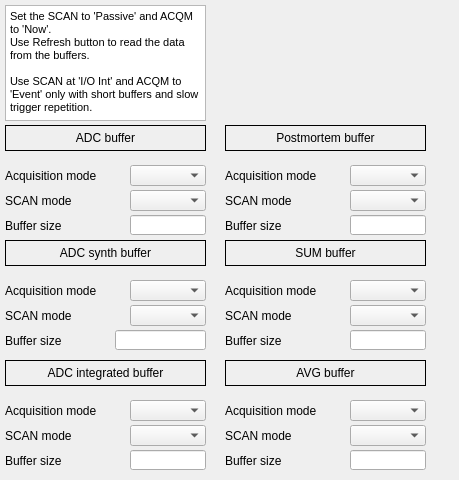
<?xml version="1.0" encoding="UTF-8"?>
<ui version="4.0">
 <class>MainWindow</class>
 <widget class="QMainWindow" name="MainWindow">
  <property name="geometry">
   <rect>
    <x>0</x>
    <y>0</y>
    <width>459</width>
    <height>480</height>
   </rect>
  </property>
  <property name="windowTitle">
   <string>MainWindow</string>
  </property>
  <property name="Title" stdset="0">
   <string>$(DEVICE): Acq.settings</string>
  </property>
  <widget class="QWidget" name="centralwidget">
   <widget class="caLabel" name="label_26">
    <property name="geometry">
     <rect>
      <x>5</x>
      <y>125</y>
      <width>201</width>
      <height>26</height>
     </rect>
    </property>
    <property name="frameShape">
     <enum>QFrame::Box</enum>
    </property>
    <property name="text">
     <string>ADC buffer</string>
    </property>
    <property name="alignment">
     <set>Qt::AlignCenter</set>
    </property>
    <property name="background">
     <color>
      <red>255</red>
      <green>255</green>
      <blue>255</blue>
     </color>
    </property>
   </widget>
   <widget class="caMenu" name="camenu_2">
    <property name="geometry">
     <rect>
      <x>130</x>
      <y>190</y>
      <width>76</width>
      <height>21</height>
     </rect>
    </property>
    <property name="channel" stdset="0">
     <string notr="true">$(DEVICE):signals:adc.ACQM</string>
    </property>
   </widget>
   <widget class="caMenu" name="camenu">
    <property name="geometry">
     <rect>
      <x>130</x>
      <y>165</y>
      <width>76</width>
      <height>21</height>
     </rect>
    </property>
    <property name="channel" stdset="0">
     <string notr="true">$(DEVICE):signals:adc.SCAN</string>
    </property>
   </widget>
   <widget class="caTextEntry" name="catextentry_8">
    <property name="geometry">
     <rect>
      <x>130</x>
      <y>215</y>
      <width>76</width>
      <height>20</height>
     </rect>
    </property>
    <property name="alignment">
     <set>Qt::AlignRight|Qt::AlignTrailing|Qt::AlignVCenter</set>
    </property>
    <property name="channel" stdset="0">
     <string notr="true">$(DEVICE):signals:adc.NGRP</string>
    </property>
    <property name="background">
     <color>
      <red>255</red>
      <green>255</green>
      <blue>127</blue>
     </color>
    </property>
    <property name="colorMode">
     <enum>caLineEdit::Static</enum>
    </property>
   </widget>
   <widget class="QLabel" name="label">
    <property name="geometry">
     <rect>
      <x>5</x>
      <y>165</y>
      <width>121</width>
      <height>21</height>
     </rect>
    </property>
    <property name="text">
     <string>Acquisition mode</string>
    </property>
   </widget>
   <widget class="QLabel" name="label_2">
    <property name="geometry">
     <rect>
      <x>5</x>
      <y>190</y>
      <width>106</width>
      <height>21</height>
     </rect>
    </property>
    <property name="text">
     <string>SCAN mode</string>
    </property>
   </widget>
   <widget class="QLabel" name="label_3">
    <property name="geometry">
     <rect>
      <x>5</x>
      <y>215</y>
      <width>106</width>
      <height>21</height>
     </rect>
    </property>
    <property name="text">
     <string>Buffer size</string>
    </property>
   </widget>
   <widget class="caLabel" name="label_27">
    <property name="geometry">
     <rect>
      <x>225</x>
      <y>240</y>
      <width>201</width>
      <height>26</height>
     </rect>
    </property>
    <property name="frameShape">
     <enum>QFrame::Box</enum>
    </property>
    <property name="text">
     <string>SUM buffer</string>
    </property>
    <property name="alignment">
     <set>Qt::AlignCenter</set>
    </property>
    <property name="background">
     <color>
      <red>255</red>
      <green>255</green>
      <blue>255</blue>
     </color>
    </property>
   </widget>
   <widget class="QLabel" name="label_4">
    <property name="geometry">
     <rect>
      <x>225</x>
      <y>280</y>
      <width>121</width>
      <height>21</height>
     </rect>
    </property>
    <property name="text">
     <string>Acquisition mode</string>
    </property>
   </widget>
   <widget class="caMenu" name="camenu_3">
    <property name="geometry">
     <rect>
      <x>350</x>
      <y>280</y>
      <width>76</width>
      <height>21</height>
     </rect>
    </property>
    <property name="channel" stdset="0">
     <string notr="true">$(DEVICE):signals:sum.SCAN</string>
    </property>
   </widget>
   <widget class="QLabel" name="label_5">
    <property name="geometry">
     <rect>
      <x>225</x>
      <y>305</y>
      <width>106</width>
      <height>21</height>
     </rect>
    </property>
    <property name="text">
     <string>SCAN mode</string>
    </property>
   </widget>
   <widget class="caMenu" name="camenu_4">
    <property name="geometry">
     <rect>
      <x>350</x>
      <y>305</y>
      <width>76</width>
      <height>21</height>
     </rect>
    </property>
    <property name="channel" stdset="0">
     <string notr="true">$(DEVICE):signals:sum.ACQM</string>
    </property>
   </widget>
   <widget class="caTextEntry" name="catextentry_9">
    <property name="geometry">
     <rect>
      <x>350</x>
      <y>330</y>
      <width>76</width>
      <height>20</height>
     </rect>
    </property>
    <property name="alignment">
     <set>Qt::AlignRight|Qt::AlignTrailing|Qt::AlignVCenter</set>
    </property>
    <property name="channel" stdset="0">
     <string notr="true">$(DEVICE):signals:sum.NGRP</string>
    </property>
    <property name="background">
     <color>
      <red>255</red>
      <green>255</green>
      <blue>127</blue>
     </color>
    </property>
    <property name="colorMode">
     <enum>caLineEdit::Static</enum>
    </property>
   </widget>
   <widget class="QLabel" name="label_6">
    <property name="geometry">
     <rect>
      <x>225</x>
      <y>330</y>
      <width>106</width>
      <height>21</height>
     </rect>
    </property>
    <property name="text">
     <string>Buffer size</string>
    </property>
   </widget>
   <widget class="QLabel" name="label_7">
    <property name="geometry">
     <rect>
      <x>225</x>
      <y>400</y>
      <width>121</width>
      <height>21</height>
     </rect>
    </property>
    <property name="text">
     <string>Acquisition mode</string>
    </property>
   </widget>
   <widget class="QLabel" name="label_8">
    <property name="geometry">
     <rect>
      <x>225</x>
      <y>425</y>
      <width>106</width>
      <height>21</height>
     </rect>
    </property>
    <property name="text">
     <string>SCAN mode</string>
    </property>
   </widget>
   <widget class="caTextEntry" name="catextentry_10">
    <property name="geometry">
     <rect>
      <x>350</x>
      <y>450</y>
      <width>76</width>
      <height>20</height>
     </rect>
    </property>
    <property name="alignment">
     <set>Qt::AlignRight|Qt::AlignTrailing|Qt::AlignVCenter</set>
    </property>
    <property name="channel" stdset="0">
     <string notr="true">$(DEVICE):signals:average.NGRP</string>
    </property>
    <property name="background">
     <color>
      <red>255</red>
      <green>255</green>
      <blue>127</blue>
     </color>
    </property>
    <property name="colorMode">
     <enum>caLineEdit::Static</enum>
    </property>
   </widget>
   <widget class="caMenu" name="camenu_5">
    <property name="geometry">
     <rect>
      <x>350</x>
      <y>400</y>
      <width>76</width>
      <height>21</height>
     </rect>
    </property>
    <property name="channel" stdset="0">
     <string notr="true">$(DEVICE):signals:average.SCAN</string>
    </property>
   </widget>
   <widget class="caMenu" name="camenu_6">
    <property name="geometry">
     <rect>
      <x>350</x>
      <y>425</y>
      <width>76</width>
      <height>21</height>
     </rect>
    </property>
    <property name="channel" stdset="0">
     <string notr="true">$(DEVICE):signals:average.ACQM</string>
    </property>
   </widget>
   <widget class="caLabel" name="label_28">
    <property name="geometry">
     <rect>
      <x>225</x>
      <y>360</y>
      <width>201</width>
      <height>26</height>
     </rect>
    </property>
    <property name="frameShape">
     <enum>QFrame::Box</enum>
    </property>
    <property name="text">
     <string>AVG buffer</string>
    </property>
    <property name="alignment">
     <set>Qt::AlignCenter</set>
    </property>
    <property name="background">
     <color>
      <red>255</red>
      <green>255</green>
      <blue>255</blue>
     </color>
    </property>
   </widget>
   <widget class="QLabel" name="label_9">
    <property name="geometry">
     <rect>
      <x>225</x>
      <y>450</y>
      <width>106</width>
      <height>21</height>
     </rect>
    </property>
    <property name="text">
     <string>Buffer size</string>
    </property>
   </widget>
   <widget class="QTextBrowser" name="textBrowser">
    <property name="geometry">
     <rect>
      <x>5</x>
      <y>5</y>
      <width>201</width>
      <height>116</height>
     </rect>
    </property>
    <property name="font">
     <font>
      <pointsize>8</pointsize>
     </font>
    </property>
    <property name="html">
     <string>&lt;!DOCTYPE HTML PUBLIC &quot;-//W3C//DTD HTML 4.0//EN&quot; &quot;http://www.w3.org/TR/REC-html40/strict.dtd&quot;&gt;
&lt;html&gt;&lt;head&gt;&lt;meta name=&quot;qrichtext&quot; content=&quot;1&quot; /&gt;&lt;style type=&quot;text/css&quot;&gt;
p, li { white-space: pre-wrap; }
&lt;/style&gt;&lt;/head&gt;&lt;body style=&quot; font-family:'Sans'; font-size:8pt; font-weight:400; font-style:normal;&quot;&gt;
&lt;p style=&quot; margin-top:0px; margin-bottom:0px; margin-left:0px; margin-right:0px; -qt-block-indent:0; text-indent:0px;&quot;&gt;&lt;span style=&quot; font-family:'Sans Serif';&quot;&gt;Set the SCAN to 'Passive' and ACQM to 'Now'.&lt;/span&gt;&lt;/p&gt;
&lt;p style=&quot; margin-top:0px; margin-bottom:0px; margin-left:0px; margin-right:0px; -qt-block-indent:0; text-indent:0px;&quot;&gt;&lt;span style=&quot; font-family:'Sans Serif';&quot;&gt;Use Refresh button to read the data from the buffers.&lt;/span&gt;&lt;/p&gt;
&lt;p style=&quot;-qt-paragraph-type:empty; margin-top:0px; margin-bottom:0px; margin-left:0px; margin-right:0px; -qt-block-indent:0; text-indent:0px; font-family:'Sans Serif';&quot;&gt;&lt;/p&gt;
&lt;p style=&quot; margin-top:0px; margin-bottom:0px; margin-left:0px; margin-right:0px; -qt-block-indent:0; text-indent:0px;&quot;&gt;&lt;span style=&quot; font-family:'Sans Serif';&quot;&gt;Use SCAN at 'I/O Int' and ACQM to 'Event' only with short buffers and slow trigger repetition.&lt;/span&gt;&lt;/p&gt;&lt;/body&gt;&lt;/html&gt;</string>
    </property>
   </widget>
   <widget class="QLabel" name="label_10">
    <property name="geometry">
     <rect>
      <x>5</x>
      <y>305</y>
      <width>106</width>
      <height>21</height>
     </rect>
    </property>
    <property name="text">
     <string>SCAN mode</string>
    </property>
   </widget>
   <widget class="caTextEntry" name="catextentry_11">
    <property name="geometry">
     <rect>
      <x>115</x>
      <y>330</y>
      <width>91</width>
      <height>20</height>
     </rect>
    </property>
    <property name="alignment">
     <set>Qt::AlignRight|Qt::AlignTrailing|Qt::AlignVCenter</set>
    </property>
    <property name="channel" stdset="0">
     <string notr="true">$(DEVICE):signals:adc_synth.NGRP</string>
    </property>
    <property name="background">
     <color>
      <red>255</red>
      <green>255</green>
      <blue>127</blue>
     </color>
    </property>
    <property name="colorMode">
     <enum>caLineEdit::Static</enum>
    </property>
   </widget>
   <widget class="caMenu" name="camenu_7">
    <property name="geometry">
     <rect>
      <x>130</x>
      <y>280</y>
      <width>76</width>
      <height>21</height>
     </rect>
    </property>
    <property name="channel" stdset="0">
     <string notr="true">$(DEVICE):signals:adc_synth.SCAN</string>
    </property>
   </widget>
   <widget class="caLabel" name="label_29">
    <property name="geometry">
     <rect>
      <x>5</x>
      <y>240</y>
      <width>201</width>
      <height>26</height>
     </rect>
    </property>
    <property name="frameShape">
     <enum>QFrame::Box</enum>
    </property>
    <property name="text">
     <string>ADC synth buffer</string>
    </property>
    <property name="alignment">
     <set>Qt::AlignCenter</set>
    </property>
    <property name="background">
     <color>
      <red>255</red>
      <green>255</green>
      <blue>255</blue>
     </color>
    </property>
   </widget>
   <widget class="caMenu" name="camenu_8">
    <property name="geometry">
     <rect>
      <x>130</x>
      <y>305</y>
      <width>76</width>
      <height>21</height>
     </rect>
    </property>
    <property name="channel" stdset="0">
     <string notr="true">$(DEVICE):signals:adc_synth.ACQM</string>
    </property>
   </widget>
   <widget class="QLabel" name="label_11">
    <property name="geometry">
     <rect>
      <x>5</x>
      <y>330</y>
      <width>106</width>
      <height>21</height>
     </rect>
    </property>
    <property name="text">
     <string>Buffer size</string>
    </property>
   </widget>
   <widget class="QLabel" name="label_12">
    <property name="geometry">
     <rect>
      <x>5</x>
      <y>280</y>
      <width>121</width>
      <height>21</height>
     </rect>
    </property>
    <property name="text">
     <string>Acquisition mode</string>
    </property>
   </widget>
   <widget class="QLabel" name="label_13">
    <property name="geometry">
     <rect>
      <x>5</x>
      <y>425</y>
      <width>106</width>
      <height>21</height>
     </rect>
    </property>
    <property name="text">
     <string>SCAN mode</string>
    </property>
   </widget>
   <widget class="caTextEntry" name="catextentry_12">
    <property name="geometry">
     <rect>
      <x>130</x>
      <y>450</y>
      <width>76</width>
      <height>20</height>
     </rect>
    </property>
    <property name="alignment">
     <set>Qt::AlignRight|Qt::AlignTrailing|Qt::AlignVCenter</set>
    </property>
    <property name="channel" stdset="0">
     <string notr="true">$(DEVICE):signals:adc_integrated.NGRP</string>
    </property>
    <property name="background">
     <color>
      <red>255</red>
      <green>255</green>
      <blue>127</blue>
     </color>
    </property>
    <property name="colorMode">
     <enum>caLineEdit::Static</enum>
    </property>
   </widget>
   <widget class="caMenu" name="camenu_9">
    <property name="geometry">
     <rect>
      <x>130</x>
      <y>400</y>
      <width>76</width>
      <height>21</height>
     </rect>
    </property>
    <property name="channel" stdset="0">
     <string notr="true">$(DEVICE):signals:adc_integrated.SCAN</string>
    </property>
   </widget>
   <widget class="caLabel" name="label_30">
    <property name="geometry">
     <rect>
      <x>5</x>
      <y>360</y>
      <width>201</width>
      <height>26</height>
     </rect>
    </property>
    <property name="frameShape">
     <enum>QFrame::Box</enum>
    </property>
    <property name="text">
     <string>ADC integrated buffer</string>
    </property>
    <property name="alignment">
     <set>Qt::AlignCenter</set>
    </property>
    <property name="background">
     <color>
      <red>255</red>
      <green>255</green>
      <blue>255</blue>
     </color>
    </property>
   </widget>
   <widget class="caMenu" name="camenu_10">
    <property name="geometry">
     <rect>
      <x>130</x>
      <y>425</y>
      <width>76</width>
      <height>21</height>
     </rect>
    </property>
    <property name="channel" stdset="0">
     <string notr="true">$(DEVICE):signals:adc_integrated.ACQM</string>
    </property>
   </widget>
   <widget class="QLabel" name="label_14">
    <property name="geometry">
     <rect>
      <x>5</x>
      <y>450</y>
      <width>106</width>
      <height>21</height>
     </rect>
    </property>
    <property name="text">
     <string>Buffer size</string>
    </property>
   </widget>
   <widget class="QLabel" name="label_15">
    <property name="geometry">
     <rect>
      <x>5</x>
      <y>400</y>
      <width>121</width>
      <height>21</height>
     </rect>
    </property>
    <property name="text">
     <string>Acquisition mode</string>
    </property>
   </widget>
   <widget class="QLabel" name="label_16">
    <property name="geometry">
     <rect>
      <x>225</x>
      <y>190</y>
      <width>106</width>
      <height>21</height>
     </rect>
    </property>
    <property name="text">
     <string>SCAN mode</string>
    </property>
   </widget>
   <widget class="caTextEntry" name="catextentry_13">
    <property name="geometry">
     <rect>
      <x>350</x>
      <y>215</y>
      <width>76</width>
      <height>20</height>
     </rect>
    </property>
    <property name="alignment">
     <set>Qt::AlignRight|Qt::AlignTrailing|Qt::AlignVCenter</set>
    </property>
    <property name="channel" stdset="0">
     <string notr="true">$(DEVICE):signals:pm.NGRP</string>
    </property>
    <property name="background">
     <color>
      <red>255</red>
      <green>255</green>
      <blue>127</blue>
     </color>
    </property>
    <property name="colorMode">
     <enum>caLineEdit::Static</enum>
    </property>
   </widget>
   <widget class="caMenu" name="camenu_11">
    <property name="geometry">
     <rect>
      <x>350</x>
      <y>165</y>
      <width>76</width>
      <height>21</height>
     </rect>
    </property>
    <property name="channel" stdset="0">
     <string notr="true">$(DEVICE):signals:pm.SCAN</string>
    </property>
   </widget>
   <widget class="caLabel" name="label_31">
    <property name="geometry">
     <rect>
      <x>225</x>
      <y>125</y>
      <width>201</width>
      <height>26</height>
     </rect>
    </property>
    <property name="frameShape">
     <enum>QFrame::Box</enum>
    </property>
    <property name="text">
     <string>Postmortem buffer</string>
    </property>
    <property name="alignment">
     <set>Qt::AlignCenter</set>
    </property>
    <property name="background">
     <color>
      <red>255</red>
      <green>255</green>
      <blue>255</blue>
     </color>
    </property>
   </widget>
   <widget class="caMenu" name="camenu_12">
    <property name="geometry">
     <rect>
      <x>350</x>
      <y>190</y>
      <width>76</width>
      <height>21</height>
     </rect>
    </property>
    <property name="channel" stdset="0">
     <string notr="true">$(DEVICE):signals:pm.ACQM</string>
    </property>
   </widget>
   <widget class="QLabel" name="label_17">
    <property name="geometry">
     <rect>
      <x>225</x>
      <y>215</y>
      <width>106</width>
      <height>21</height>
     </rect>
    </property>
    <property name="text">
     <string>Buffer size</string>
    </property>
   </widget>
   <widget class="QLabel" name="label_18">
    <property name="geometry">
     <rect>
      <x>225</x>
      <y>165</y>
      <width>121</width>
      <height>21</height>
     </rect>
    </property>
    <property name="text">
     <string>Acquisition mode</string>
    </property>
   </widget>
  </widget>
 </widget>
 <customwidgets>
  <customwidget>
   <class>caMenu</class>
   <extends>QComboBox</extends>
   <header>caMenu</header>
  </customwidget>
  <customwidget>
   <class>caTextEntry</class>
   <extends>caLineEdit</extends>
   <header>caTextEntry</header>
  </customwidget>
  <customwidget>
   <class>caLabel</class>
   <extends>QLabel</extends>
   <header>caLabel</header>
  </customwidget>
  <customwidget>
   <class>caLineEdit</class>
   <extends>QLineEdit</extends>
   <header>caLineEdit</header>
  </customwidget>
 </customwidgets>
 <resources/>
 <connections/>
</ui>
